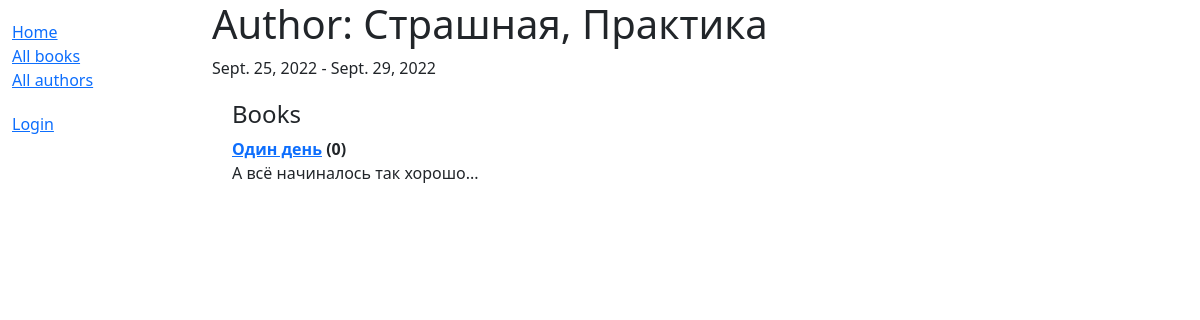
The app's page /catalog/author/1 with its own data.
### catalog/models.py (models this page shows, shortened)
class Author(models.Model):
    first_name = models.CharField(max_length=100)
    last_name = models.CharField(max_length=100)
    date_of_birth = models.DateField(null=True, blank=True)
    date_of_death = models.DateField('died', null=True, blank=True)
    def __str__(self):
        return '{0}, {1}'.format(self.last_name, self.first_name)

class Book(models.Model):
    title = models.CharField(max_length=200)
    author = models.ForeignKey('Author', on_delete=models.SET_NULL, null=True)
    summary = models.TextField(max_length=1000, help_text="Enter a brief description of the book")
    isbn = models.CharField('ISBN', max_length=13,
                            unique=True,
                            help_text='13 Character <a href="https://www.isbn-international.org/content/what-isbn'
                                      '">ISBN number</a>')
    genre = models.ManyToManyField(Genre, help_text="Select a genre for this book")
    language = models.ForeignKey('Language', on_delete=models.SET_NULL, null=True)
    class Meta:
        ordering = ['title', 'author']
    def display_genre(self):
        """Создает строку для жанра. Это необходимо для отображения жанра в Admin."""
        return ', '.join([genre.name for genre in self.genre.all()[:3]])
    display_genre.short_description = 'Genre'
    def __str__(self):
        return self.title

### catalog/views.py (the view)
class AuthorDetailView(generic.DetailView):
    model = Author

### catalog/templates/catalog/author_detail.html
{% extends "base_generic.html" %}
{% block content %}
<h1>Author: {{ author }} </h1>
<p>{{author.date_of_birth}} - {% if author.date_of_death %}{{author.date_of_death}}{% endif %}</p>
<div style="margin-left:20px;margin-top:20px">
<h4>Books</h4>
<dl>
{% for book in author.book_set.all %}
  <dt><a href="{% url 'book-detail' book.pk %}">{{book}}</a> ({{book.bookinstance_set.all.count}})</dt>
  <dd>{{book.summary}}</dd>
{% endfor %}
</dl>
</div>
{% endblock %}

### records on screen
Author: date_of_birth "Sept. 25, 2022", date_of_death "Sept. 29, 2022"
Book: title "Один день", bookinstance_set.all.count "0", summary "А всё начиналось так хорошо..."
